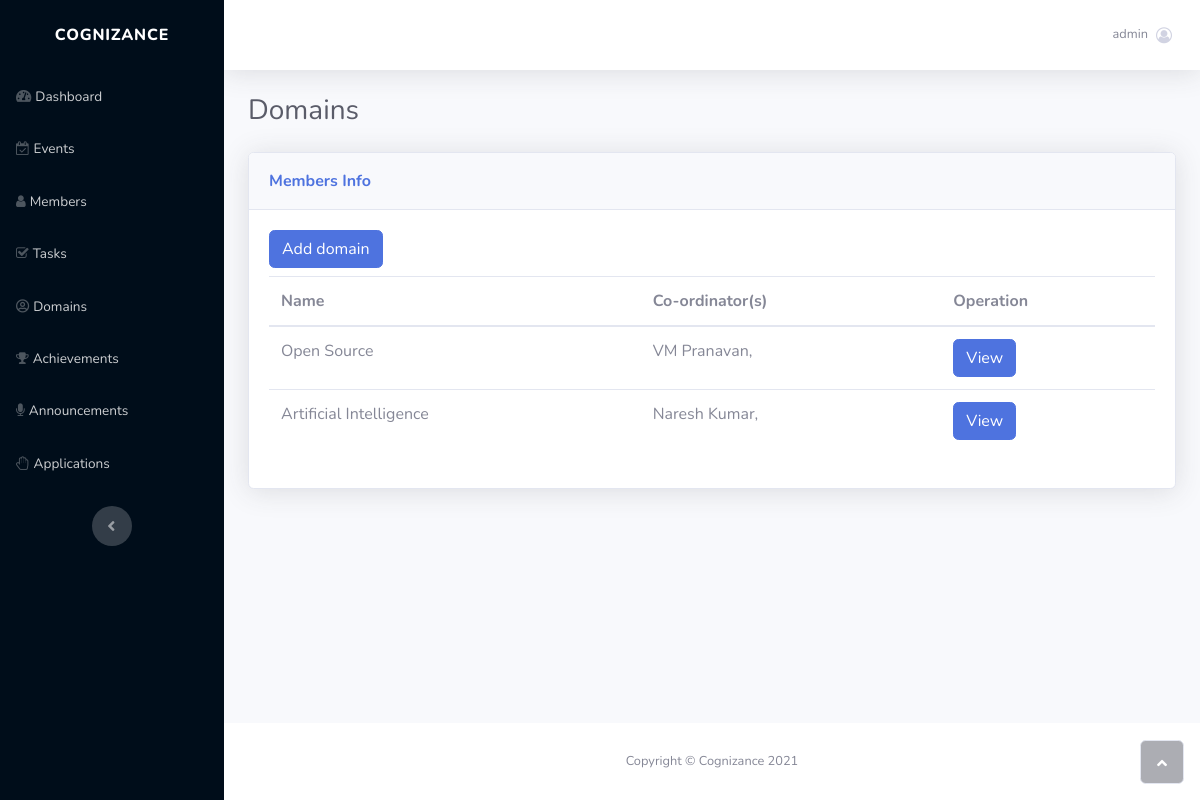
Screenshot of /domains/ (signed in) with the database file from the repository.
### panel/models.py (models this page shows, shortened)
class Domain(models.Model):
    name = models.CharField(max_length=50, primary_key=True, default='')
    coordinators = models.ManyToManyField(Member, related_name='coordinators')
    mentors = models.ManyToManyField(Member, related_name='mentors')
    discord_role_id = models.CharField(max_length=50, null=True)

class Member(models.Model):
    years = (
        ('I year', 'I year'),
        ('II year', 'II year'),
        ('III year', 'III year'),
        ('IV year', 'IV year'),
    )
    first_name = models.CharField(max_length=100, null=True)
    last_name = models.CharField(max_length=100, null=True)
    academic_year = models.CharField(choices=years, max_length=100, null=True)
    discord_id = models.CharField(max_length=50, null=True)
    github_username = models.CharField(max_length=200, primary_key=True, default='')
    department = models.ForeignKey(Department, on_delete=models.CASCADE)
    email = models.EmailField(null=True)
    join_date = models.DateTimeField(auto_now_add=True)
    role = models.ForeignKey(Role, on_delete=models.CASCADE)
    positions = models.ManyToManyField(Position)
    phone = models.CharField(max_length=200, null=True)

### panel/views.py (the view)
# urls.py: path('domains/', domains, name='domains'),
@login_required(login_url='login')
def domains(request):
    domains = Domain.objects.all()
    data = {
        'domains': domains
    }
    return render(request, 'panel/domains.html', data)

### panel/templates/panel/domains.html (shortened to what this page needs)
{% load static %}
<!DOCTYPE html>
<html>
<head>
    <link rel="stylesheet" href="{% static 'bootstrap/css/bootstrap.min.css' %}">
    <link rel="stylesheet" href="https://use.fontawesome.com/releases/v5.12.0/css/all.css">
    <link rel="stylesheet" href="https://cdnjs.cloudflare.com/ajax/libs/font-awesome/4.7.0/css/font-awesome.min.css">
    <link rel="stylesheet" href="https://cdnjs.cloudflare.com/ajax/libs/ionicons/2.0.1/css/ionicons.min.css">
    <link rel="stylesheet" href="{% static 'fonts/fontawesome5-overrides.min.css' %}">
</head>
<body id="page-top">
    <div id="wrapper">
        <nav class="navbar navbar-dark align-items-start sidebar sidebar-dark accordion bg-gradient-primary p-0" style="background: #000d1a;">
            <div class="container-fluid d-flex flex-column p-0"><a class="navbar-brand d-flex justify-content-center align-items-center sidebar-brand m-0" href="#">
                    <div class="sidebar-brand-text mx-3"><span>cognizance</span></div>
                </a>
                <ul class="navbar-nav text-light" id="accordionSidebar">
                    <li class="nav-item"><a class="nav-link" href="/"><i class="fas fa-tachometer-alt"></i><span>Dashboard</span></a></li>
                    <li class="nav-item"><a class="nav-link" href="{% url 'events' %}"><i class="fa fa-calendar-check-o"></i><span>Events</span></a></li>
                    <li class="nav-item"><a class="nav-link" href="{% url 'members' %}"><i class="fa fa-user"></i><span>Members</span></a></li>
                    <li class="nav-item"><a class="nav-link" href="{% url 'tasks' %}"><i class="fa fa-check-square-o"></i><span>Tasks</span></a></li>
                    <li class="nav-item"><a class="nav-link" href="{% url 'domains' %}"><i class="far fa-user-circle"></i><span>Domains</span></a></li>
                    <li class="nav-item"><a class="nav-link" href="{% url 'achievements' %}"><i class="fa fa-trophy"></i><span>Achievements</span></a></li>
                    <li class="nav-item"><a class="nav-link" href="{% url 'announcements' %}"><i class="fa fa-microphone"></i><span>Announcements</span></a></li>
                    <li class="nav-item"><a class="nav-link" href="{% url 'applications' %}"><i class="fa fa-hand-paper-o"></i><span>Applications</span></a></li>
                </ul>
                <div class="text-center d-none d-md-inline"><button class="btn rounded-circle border-0" id="sidebarToggle" type="button"></button></div>
            </div>
        </nav>
        <div class="d-flex flex-column" id="content-wrapper">
            <div id="content">
                <nav class="navbar navbar-light navbar-expand bg-white shadow mb-4 topbar static-top">
                    <div class="container-fluid"><button class="btn btn-link d-md-none rounded-circle mr-3" id="sidebarToggleTop" type="button"></button>
                        <ul class="navbar-nav flex-nowrap ml-auto">
                            <li class="nav-item dropdown no-arrow">
                                <div class="nav-item dropdown no-arrow"><a class="dropdown-toggle nav-link" aria-expanded="false" data-toggle="dropdown" href="#"><span class="d-none d-lg-inline mr-2 text-gray-600 small">{{user.username}}</span><i class="fa fa-user-circle-o"></i></a>
                                </div>
                            </li>
                        </ul>
                    </div>
                </nav>
                <div class="container-fluid">
                    <h3 class="text-dark mb-4">Domains</h3>
                    <div class="card shadow">
                        <div class="card-header py-3">
                            <p class="text-primary m-0 font-weight-bold">Members Info</p>
                        </div>
                        <div class="card-body"><button class="btn btn-primary" type="button">Add domain</button>
                            <div class="table-responsive table mt-2" id="dataTable" role="grid" aria-describedby="dataTable_info">
                                <table class="table my-0" id="dataTable">
                                    <thead>
                                        <tr>
                                            <th>Name</th>
                                            <th>Co-ordinator(s)</th>
                                            <th>Operation</th>
                                        </tr>
                                    </thead>
                                    <tbody>
                                        {% for domain in domains %}
                                            <tr>
                                                <td>{{domain.name}}</td>
                                                <td>
                                                {% for co in domain.coordinators.all %}
                                                {{co.first_name}} {{co.last_name}},
                                                {% endfor %}
                                                </td>
                                                <td><button class="btn btn-primary" type="button">View</button></td>
                                            </tr>
                                        {% endfor %}
                                    </tbody>
                                </table>
                            </div>
                        </div>
                    </div>
                </div>
            </div>
            <footer class="bg-white sticky-footer">
                <div class="container my-auto">
                    <div class="text-center my-auto copyright"><span>Copyright © Cognizance 2021</span></div>
                </div>
            </footer>
        </div><a class="border rounded d-inline scroll-to-top" href="#page-top"><i class="fas fa-angle-up"></i></a>
    </div>
</body>
</html>

### rows the page displays
Domain: name "Open Source"
Member: first_name "VM", last_name "Pranavan"
Domain: name "Artificial Intelligence"
Member: first_name "Naresh", last_name "Kumar"

### other values shown
{{ user.username }} "admin"
